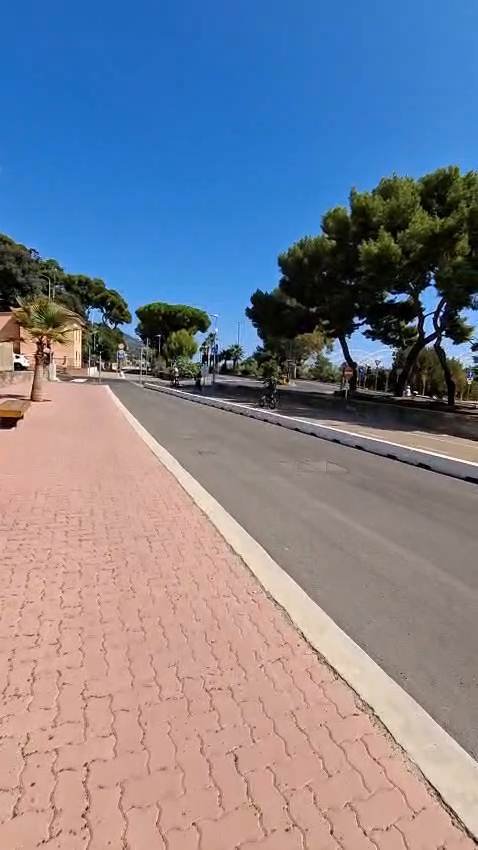
#> input picture frame 53 of dataset/cca 3 cvv.mp4, 478 x 850 px
$ python motion_estimation.py
#> lines starting #> are read from the running program, lines starting #| are printed output that depends on the picture; after the words box and inside, x2 and y2 are one past the last pixel; in counts of white or black regions, pixels touching at a corner belong together
import cv2
import numpy as np
from pathlib import Path
import csv


# ============================================
# 1. PROJECT PATHS
# ============================================

BASE_DIR = Path(__file__).resolve().parent.parent

VIDEO_PATH = BASE_DIR / "dataset" / "cca 3 cvv.mp4"

OUTPUT_DIR = BASE_DIR / "outputs" / "unit5_motion_estimation"

OUTPUT_DIR.mkdir(parents=True, exist_ok=True)

FRAME_DIFF_DIR = OUTPUT_DIR / "frame_differencing"
GMM_DIR = OUTPUT_DIR / "gmm_background_subtraction"
FLOW_DIR = OUTPUT_DIR / "optical_flow"

FRAME_DIFF_DIR.mkdir(exist_ok=True)
GMM_DIR.mkdir(exist_ok=True)
FLOW_DIR.mkdir(exist_ok=True)


# ============================================
# 2. CHECK INPUT VIDEO
# ============================================

if not VIDEO_PATH.exists():
    raise FileNotFoundError(
        f"Video not found: {VIDEO_PATH}"
    )

cap = cv2.VideoCapture(str(VIDEO_PATH))

if not cap.isOpened():
    raise RuntimeError("Unable to open the input video.")

fps = cap.get(cv2.CAP_PROP_FPS)

if fps <= 0:
    fps = 25.0

total_frames = int(cap.get(cv2.CAP_PROP_FRAME_COUNT))

print("=" * 55)
print("UNIT 5 - VIDEO MOTION ESTIMATION")
print("=" * 55)
print(f"Input video: {VIDEO_PATH.name}")
print(f"FPS: {fps:.2f}")
print(f"Total frames: {total_frames}")


# ============================================
# 3. INITIALIZE ALGORITHMS
# ============================================

# Gaussian Mixture Model background subtractor
gmm = cv2.createBackgroundSubtractorMOG2(
    history=200,
    varThreshold=25,
    detectShadows=True
)

# Lucas-Kanade optical flow parameters
lk_params = dict(
    winSize=(15, 15),
    maxLevel=2,
    criteria=(
        cv2.TERM_CRITERIA_EPS | cv2.TERM_CRITERIA_COUNT,
        10,
        0.03
    )
)

feature_params = dict(
    maxCorners=100,
    qualityLevel=0.3,
    minDistance=7,
    blockSize=7
)


# ============================================
# 4. READ FIRST FRAME
# ============================================

success, previous_frame = cap.read()
#> previous_frame is the input picture: shape (850, 478, 3); mean B, G, R 146.1, 129.8, 125.1

if not success:
    cap.release()
    raise RuntimeError("Unable to read the first video frame.")

previous_gray = cv2.cvtColor(
    previous_frame,
    cv2.COLOR_BGR2GRAY
)
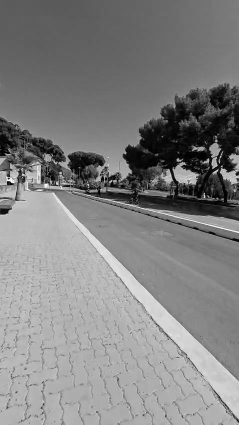
#> previous_gray: shape (850, 478) (shown at 1/2 size); min 0, max 255, mean 130.2

previous_points = cv2.goodFeaturesToTrack(
    previous_gray,
    mask=None,
    **feature_params
)
#> previous_points = 79 rows, first 8: [17, 355], [16, 365], [444, 334], [413, 393], [114, 369], [227, 362], [432, 283], [121, 346]

# Used for frame differencing
previous_blurred = cv2.GaussianBlur(
    previous_gray,
    (5, 5),
    0
)

# Used to generate the first GMM background mask
gmm.apply(previous_frame)

frame_number = 1

diff_count = 0
gmm_count = 0
flow_count = 0

comparison_rows = []

# Save original first frame
cv2.imwrite(
    str(OUTPUT_DIR / "original_frame.jpg"),
    previous_frame
)


# ============================================
# 5. PROCESS CONSECUTIVE FRAMES
# ============================================

print("\nProcessing video frames...")

while True:

    success, frame = cap.read()
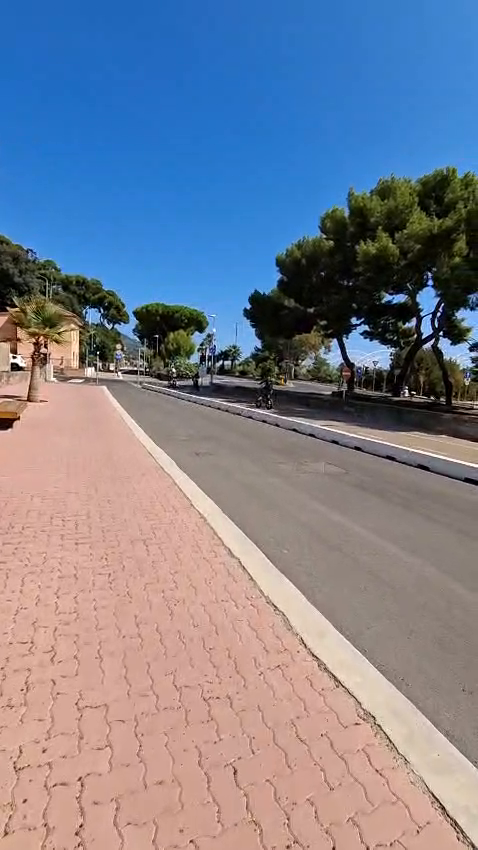
#> input picture frame 54 of dataset/cca 3 cvv.mp4, 478 x 850 px
#> frame is the input picture: shape (850, 478, 3); mean B, G, R 146.1, 129.6, 124.7

    if not success:
        break

    frame_number += 1

    gray = cv2.cvtColor(
        frame,
        cv2.COLOR_BGR2GRAY
    )

    blurred = cv2.GaussianBlur(
        gray,
        (5, 5),
        0
    )

    # ----------------------------------------
    # A. FRAME DIFFERENCING
    # ----------------------------------------

    difference = cv2.absdiff(
        previous_blurred,
        blurred
    )

    _, frame_mask = cv2.threshold(
        difference,
        25,
        255,
        cv2.THRESH_BINARY
    )
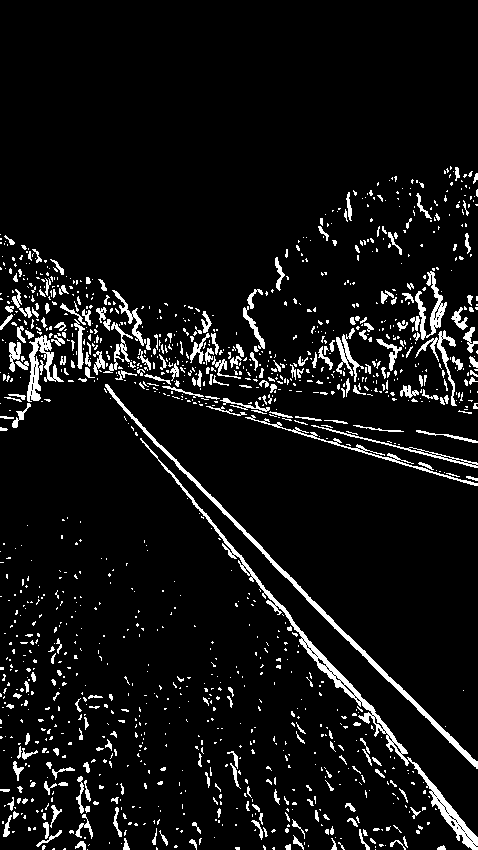
#> frame_mask: shape (850, 478); 7% white; 1324 white regions (1063 under 20 px), largest, box (x1, y1, x2, y2) and area: (140, 438, 478, 850) 3381, (105, 384, 478, 769) 2278, (27, 335, 64, 402) 919

    kernel = np.ones((3, 3), np.uint8)

    frame_mask = cv2.morphologyEx(
        frame_mask,
        cv2.MORPH_OPEN,
        kernel
    )
#> frame_mask: shape (850, 478); 3.9% white; 415 white regions (252 under 20 px), largest, box (x1, y1, x2, y2) and area: (105, 384, 478, 769) 2267, (214, 526, 375, 715) 1414, (414, 763, 478, 850) 907

    frame_mask = cv2.dilate(
        frame_mask,
        kernel,
        iterations=2
    )
#> frame_mask: shape (850, 478); 10.9% white; 194 white regions, largest, box (x1, y1, x2, y2) and area: (103, 382, 478, 771) 5291, (190, 498, 410, 767) 4341, (0, 293, 68, 409) 3623

    frame_diff_vis = cv2.cvtColor(
        frame_mask,
        cv2.COLOR_GRAY2BGR
    )

    cv2.putText(
        frame_diff_vis,
        "Frame Differencing",
        (10, 30),
        cv2.FONT_HERSHEY_SIMPLEX,
        0.7,
        (255, 255, 255),
        2
    )
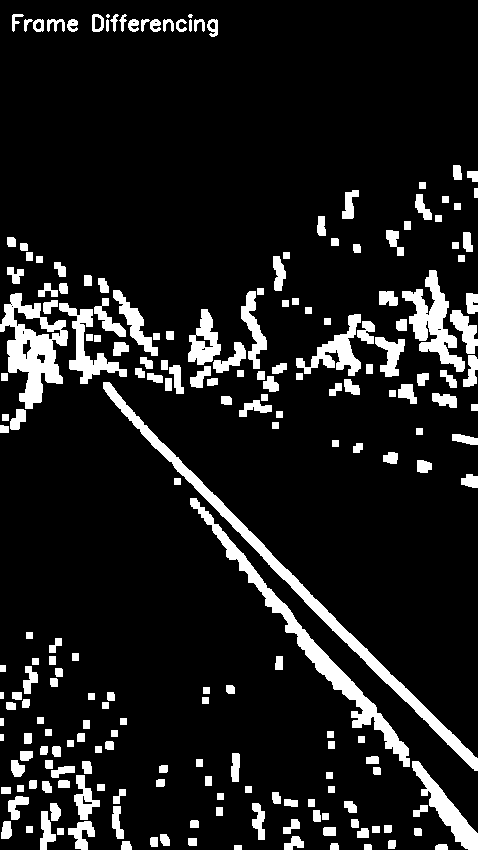
#> frame_diff_vis: shape (850, 478, 3); 11.2% white; 213 white regions (2 under 20 px), largest, box (x1, y1, x2, y2) and area: (103, 382, 478, 771) 5291, (190, 498, 410, 767) 4341, (0, 293, 68, 409) 3623

    diff_pixels = int(
        cv2.countNonZero(frame_mask)
    )
#> diff_pixels = 44086

    diff_count += diff_pixels
#> diff_count = 44086

    # ----------------------------------------
    # B. GMM BACKGROUND SUBTRACTION
    # ----------------------------------------

    gmm_mask = gmm.apply(frame)

    # Remove detected shadow pixels.
    _, gmm_mask = cv2.threshold(
        gmm_mask,
        200,
        255,
        cv2.THRESH_BINARY
    )
#> gmm_mask: shape (850, 478); 0.19% white in thin lines or dots, all inside (x1, y1, x2, y2) = (0, 197, 478, 480)

    gmm_mask = cv2.morphologyEx(
        gmm_mask,
        cv2.MORPH_OPEN,
        kernel
    )
#> gmm_mask: shape (850, 478); every value is 0

    gmm_vis = cv2.cvtColor(
        gmm_mask,
        cv2.COLOR_GRAY2BGR
    )
#> gmm_vis: shape (850, 478, 3); every value is 0

    cv2.putText(
        gmm_vis,
        "GMM Background Subtraction",
        (10, 30),
        cv2.FONT_HERSHEY_SIMPLEX,
        0.65,
        (255, 255, 255),
        2
    )
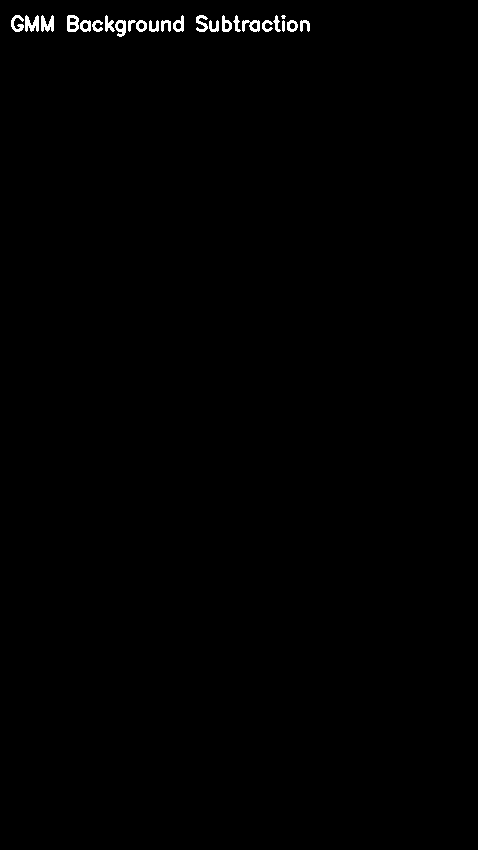
#> gmm_vis: shape (850, 478, 3); 0.53% white; 24 white regions (1 under 20 px), largest, box (x1, y1, x2, y2) and area: (25, 15, 39, 32) 158, (41, 15, 54, 32) 149, (67, 15, 79, 32) 143

    gmm_pixels = int(
        cv2.countNonZero(gmm_mask)
    )
#> gmm_pixels = 0

    gmm_count += gmm_pixels
#> gmm_count = 0

    # ----------------------------------------
    # C. LUCAS-KANADE OPTICAL FLOW
    # ----------------------------------------

    flow_vis = frame.copy()

    if (
        previous_points is None
        or len(previous_points) < 10
    ):

        previous_points = cv2.goodFeaturesToTrack(
            previous_gray,
            mask=None,
            **feature_params
        )

    if previous_points is not None:

        next_points, status, errors = (
            cv2.calcOpticalFlowPyrLK(
                previous_gray,
                gray,
                previous_points,
                None,
                **lk_params
            )
        )
#> next_points = 79 rows, first 8: [13.92, 355.3], [12.77, 365.3], [441.6, 334.6], [410.7, 393.5], [111.6, 369.4], [224.7, 362.5], [429.8, 283.7], [118.5, 346.4]; status = 79 values from 1 to 1; errors = 79 values, max 28.3 at index 55, min 4.09 at index 28, mean 10.03

        if next_points is not None and status is not None:

            good_new = next_points[
                status.ravel() == 1
            ]
#> good_new has the same summary as next_points

            good_old = previous_points[
                status.ravel() == 1
            ]
#> good_old has the same summary as previous_points

            motion_magnitudes = []

            for new, old in zip(good_new, good_old):

                x_new, y_new = new.ravel()
                x_old, y_old = old.ravel()

                motion = np.sqrt(
                    (x_new - x_old) ** 2
                    + (y_new - y_old) ** 2
                )

                motion_magnitudes.append(float(motion))

                cv2.arrowedLine(
                    flow_vis,
                    (int(x_old), int(y_old)),
                    (int(x_new), int(y_new)),
                    (0, 255, 0),
                    2,
                    tipLength=0.3
                )

                cv2.circle(
                    flow_vis,
                    (int(x_new), int(y_new)),
                    3,
                    (0, 0, 255),
                    -1
                )
#> this loop made 79 passes
#> (x_new, y_new, x_old, y_old, motion) on passes 1 to 8: (13.92, 355.3, 17, 355, 3.09), (12.77, 365.3, 16, 365, 3.24), (441.6, 334.6, 444, 334, 2.46), (410.7, 393.5, 413, 393, 2.31), (111.6, 369.4, 114, 369, 2.49), (224.7, 362.5, 227, 362, 2.32), (429.8, 283.7, 432, 283, 2.36), (118.5, 346.4, 121, 346, 2.56)
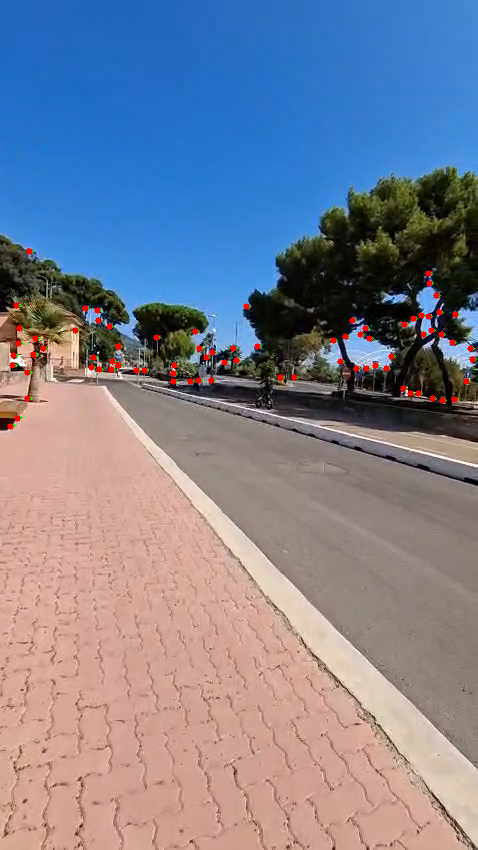
#> flow_vis: shape (850, 478, 3); 0.63% of pixels changed, all inside (x1, y1, x2, y2) = (7, 248, 477, 430)
#> after the loop, motion_magnitudes = 79 values, max 3.9 at index 69, min 2.22 at index 51, mean 2.57

            valid_tracks = len(good_new)
#> valid_tracks = 79
            flow_count += valid_tracks
#> flow_count = 79

            mean_motion = (
                float(np.mean(motion_magnitudes))
                if motion_magnitudes
                else 0.0
            )
#> mean_motion = 2.57

            # Track valid features into the next frame.
            previous_points = good_new.reshape(-1, 1, 2)
#> previous_points has the same summary as next_points

        else:
            valid_tracks = 0
            mean_motion = 0.0
            previous_points = None

    else:
        valid_tracks = 0
        mean_motion = 0.0

    cv2.putText(
        flow_vis,
        "Lucas-Kanade Optical Flow",
        (10, 30),
        cv2.FONT_HERSHEY_SIMPLEX,
        0.65,
        (255, 255, 255),
        2
    )
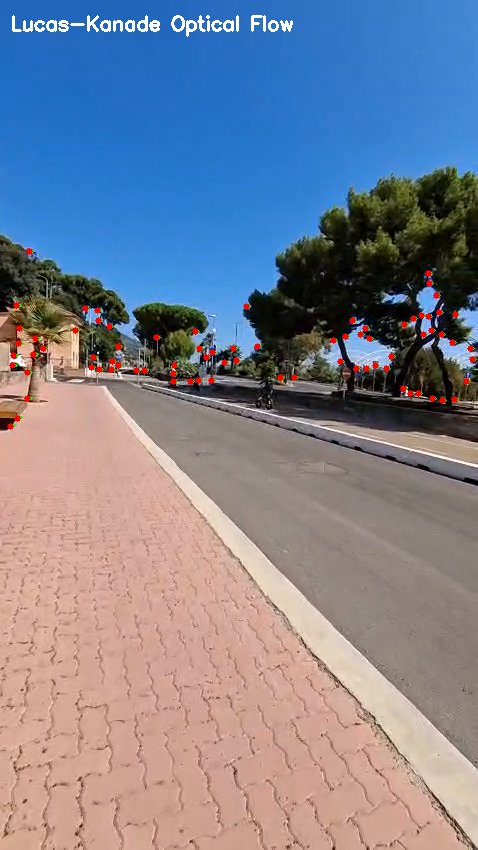
#> flow_vis: shape (850, 478, 3); 0.45% of pixels changed, all inside (x1, y1, x2, y2) = (12, 15, 293, 37)

    # ----------------------------------------
    # D. SAVE SELECTED OUTPUTS
    # ----------------------------------------

    # Save one result every 30 frames and the last frame.
    if frame_number % 30 == 0 or frame_number == total_frames:

        cv2.imwrite(
            str(FRAME_DIFF_DIR / f"frame_{frame_number:04d}.jpg"),
            frame_diff_vis
        )

        cv2.imwrite(
            str(GMM_DIR / f"frame_{frame_number:04d}.jpg"),
            gmm_vis
        )

        cv2.imwrite(
            str(FLOW_DIR / f"frame_{frame_number:04d}.jpg"),
            flow_vis
        )

    comparison_rows.append([
        frame_number,
        diff_pixels,
        gmm_pixels,
        valid_tracks,
        round(mean_motion, 3)
    ])

    # ----------------------------------------
    # E. UPDATE PREVIOUS FRAME
    # ----------------------------------------

    previous_gray = gray.copy()

    previous_blurred = blurred.copy()

    if frame_number % 100 == 0:
        print(
            f"Processed {frame_number}/{total_frames} frames"
        )


# ============================================
# 6. RELEASE VIDEO
# ============================================

cap.release()


# ============================================
# 7. SAVE NUMERICAL RESULTS
# ============================================

csv_path = OUTPUT_DIR / "motion_estimation_results.csv"

with open(
    csv_path,
    "w",
    newline="",
    encoding="utf-8"
) as csvfile:

    csv_writer = csv.writer(csvfile)

    csv_writer.writerow([
        "Frame Number",
        "Frame Difference Foreground Pixels",
        "GMM Foreground Pixels",
        "Valid Optical Flow Tracks",
        "Mean Optical Flow Magnitude"
    ])

    csv_writer.writerows(comparison_rows)


# ============================================
# 8. SAVE SUMMARY REPORT
# ============================================

processed_frames = len(comparison_rows)

with open(
    OUTPUT_DIR / "motion_estimation_report.txt",
    "w",
    encoding="utf-8"
) as report:

    report.write("VIDEO MOTION ESTIMATION REPORT\n")
    report.write("=" * 45 + "\n\n")

    report.write(f"Input video: {VIDEO_PATH.name}\n")
    report.write(f"FPS: {fps:.2f}\n")
    report.write(f"Frames processed: {processed_frames}\n\n")

    report.write("METHODS IMPLEMENTED\n")
    report.write("1. Frame Differencing\n")
    report.write("2. GMM Background Subtraction (MOG2)\n")
    report.write("3. Lucas-Kanade Optical Flow\n\n")

    report.write("AGGREGATE RESULTS\n")
    report.write(
        f"Total foreground pixels from frame differencing: "
        f"{diff_count}\n"
    )

    report.write(
        f"Total foreground pixels from GMM: "
        f"{gmm_count}\n"
    )

    report.write(
        f"Total valid optical-flow tracks across frames: "
        f"{flow_count}\n\n"
    )

    report.write("METHOD COMPARISON\n")
    report.write(
        "Frame differencing compares consecutive frames and "
        "highlights changes between them.\n"
    )

    report.write(
        "GMM background subtraction models the background over "
        "time to identify foreground regions.\n"
    )

    report.write(
        "Lucas-Kanade optical flow estimates displacement of "
        "tracked feature points between consecutive frames.\n"
    )

    report.write(
        "\nNote: Aggregate counts are not accuracy measurements. "
        "Results depend on camera motion, lighting, scene content "
        "and parameter settings.\n"
    )


# ============================================
# 9. FINAL SUMMARY
# ============================================

print("\n" + "=" * 55)
print("MOTION ESTIMATION COMPLETED SUCCESSFULLY!")
print("=" * 55)

print(f"Frames processed: {processed_frames}")
print(f"Frame differencing foreground pixels: {diff_count}")
print(f"GMM foreground pixels: {gmm_count}")
print(f"Optical flow tracks: {flow_count}")

print(f"\nOutput folder: {OUTPUT_DIR}")
print(f"CSV results: {csv_path}")
print(
    f"Text report: "
    f"{OUTPUT_DIR / 'motion_estimation_report.txt'}"
)

$ run again, starting later in the video
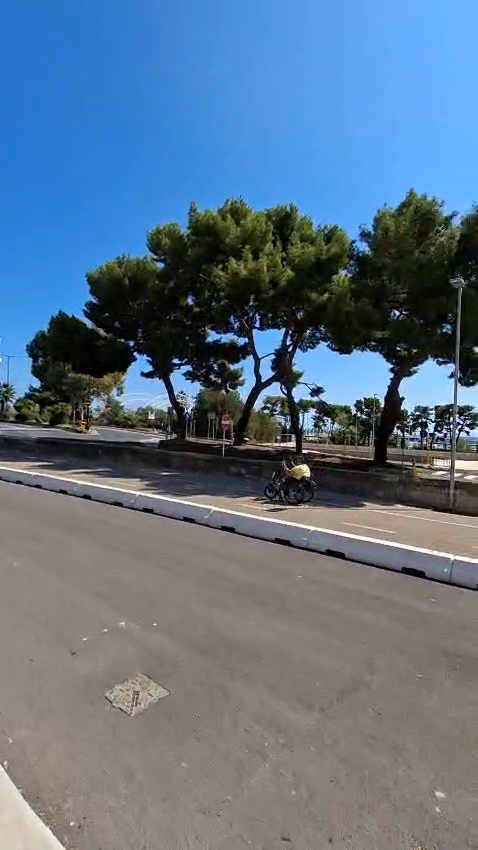
#> input picture frame 239 of dataset/cca 3 cvv.mp4, 478 x 850 px
#> previous_frame is the input picture: shape (850, 478, 3); mean B, G, R 134.6, 114, 93.9
#> `previous_points = cv2.goodFeaturesToTrack( previous_gray, mask=None, *..`: previous_points = 100 rows, first 8: [435, 430], [462, 425], [357, 413], [293, 445], [432, 413], [431, 424], [443, 431], [151, 416]
#> `cv2.putText( frame_diff_vis, "Frame Differencing", (10, 30), cv2.FONT_..`:
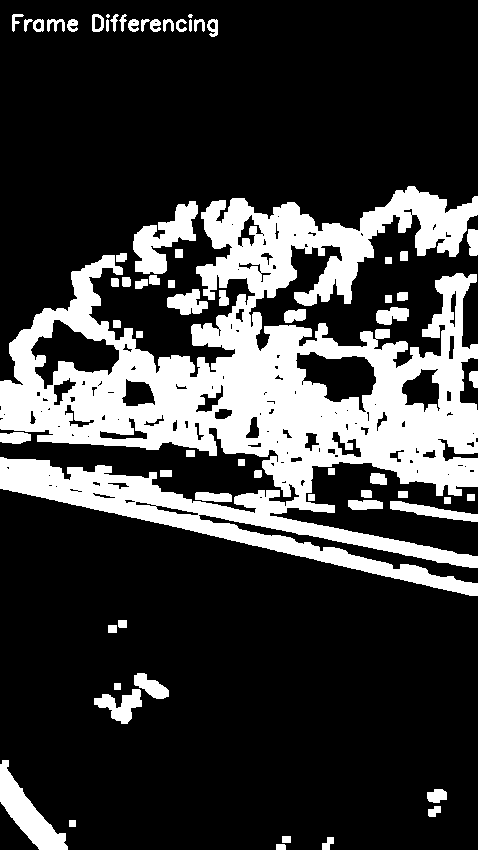
#> frame_diff_vis: shape (850, 478, 3); 23.6% white; 67 white regions (2 under 20 px), largest, box (x1, y1, x2, y2) and area: (0, 186, 478, 596) 82617, (0, 760, 68, 850) 2264, (133, 201, 198, 274) 2260
#> diff_pixels = 94558
#> gmm_pixels = 9
#> next_points = 100 rows, first 8: [446.5, 431.7], [448, 426.5], [345, 414.5], [282, 446.4], [418.5, 414.5], [417.6, 425.4], [429.2, 432.3], [139.3, 417.2]; status = 100 values, max 1 at index 0, min 0 at index 75, mean 0.98; errors = 100 values, max 73.98 at index 0, min 2.43e-30 at index 90, mean 12.91
#> good_new = 98 rows, first 8: [446.5, 431.7], [448, 426.5], [345, 414.5], [282, 446.4], [418.5, 414.5], [417.6, 425.4], [429.2, 432.3], [139.3, 417.2]
#> good_old = 98 rows, first 8: [435, 430], [462, 425], [357, 413], [293, 445], [432, 413], [431, 424], [443, 431], [151, 416]
#> the loop `for new, old in zip(good_new, good_old): ` made 98 passes
#> (x_new, y_new, x_old, y_old, motion) on passes 1 to 8: (446.5, 431.7, 435, 430, 11.63), (448, 426.5, 462, 425, 14.08), (345, 414.5, 357, 413, 12.08), (282, 446.4, 293, 445, 11.08), (418.5, 414.5, 432, 413, 13.59), (417.6, 425.4, 431, 424, 13.49), (429.2, 432.3, 443, 431, 13.86), (139.3, 417.2, 151, 416, 11.74)
#> after the loop `for new, old in zip(good_new, good_old):`: motion_magnitudes = 98 values, max 17.01 at index 44, min 10.69 at index 81, mean 12.34
#> valid_tracks = 98
#> mean_motion = 12.34
#> `previous_points = good_new.reshape(-1, 1, 2)`: previous_points has the same summary as good_new
#> `cv2.putText( flow_vis, "Lucas-Kanade Optical Flow", (10, 30), cv2.FONT..`:
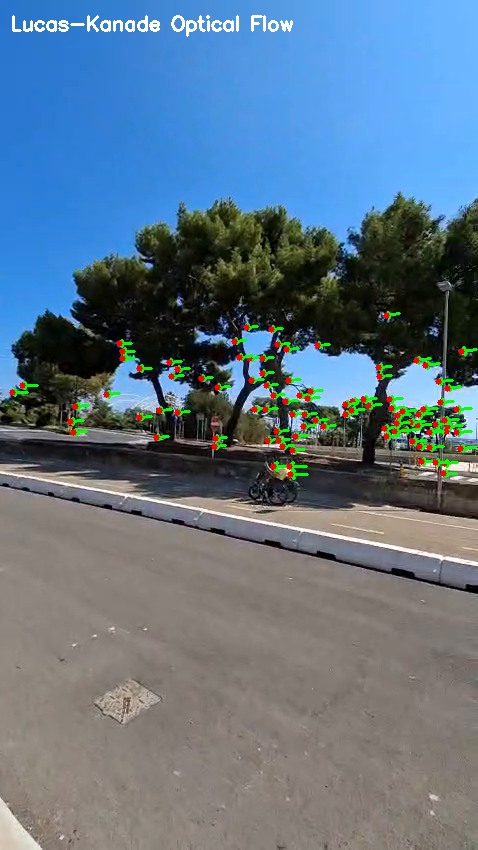
#> flow_vis: shape (850, 478, 3); mean B, G, R 133.3, 116.2, 95.6
